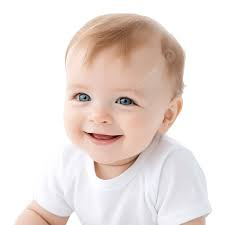
#> input picture files/baby3.jpeg, 225 x 225 px, found by its file name
$ jupyter execute demo.ipynb
#> lines starting #> are read from the running program, lines starting #| are printed output that depends on the picture; after the words box and inside, x2 and y2 are one past the last pixel; in counts of white or black regions, pixels touching at a corner belong together
[cell 1]
import cv2

[cell 2]
img = cv2.imread('/home/devjith/Luminar/Deep Learning/files/baby3.jpeg')
#> img is the input picture: shape (225, 225, 3); mean B, G, R 218.8, 223.4, 234.9
img

[cell 3]
cv2.imshow('Baby image', img)
cv2.waitKey(10000)
cv2.destroyAllWindows()

[cell 4]
gray_image = cv2.imread('/home/devjith/Luminar/Deep Learning/files/baby3.jpeg',cv2.IMREAD_GRAYSCALE)
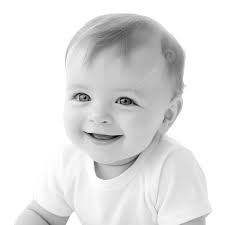
#> gray_image: shape (225, 225); min 0, max 255, mean 226.3
gray_image.shape
#> Out = (225, 225)

[cell 5]
cv2.imshow('Gray baby',gray_image)
cv2.waitKey(5000)
cv2.destroyAllWindows()

[cell 6]
# cv2.imwrite('baby_gray.png',gray_image)

[cell 7]
ret,binary_image = cv2.threshold(gray_image,90,255,cv2.THRESH_BINARY)
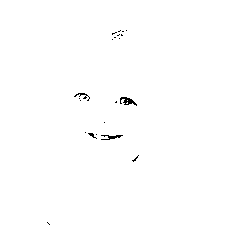
#> binary_image: shape (225, 225); 99.5% white; black in thin lines or dots, all inside (x1, y1, x2, y2) = (47, 30, 139, 225)
cv2.imshow('Binary',binary_image)
cv2.waitKey(3000)
cv2.destroyAllWindows()
ret

[cell 8]
ret,binary_image = cv2.threshold(gray_image,90,255,cv2.THRESH_OTSU)
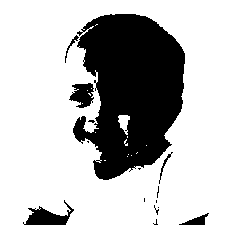
#> binary_image: shape (225, 225); 72.1% white; 15 black regions (9 under 20 px), largest, box (x1, y1, x2, y2) and area: (73, 14, 185, 180) 12796, (23, 200, 74, 225) 566, (69, 83, 94, 108) 410, (179, 213, 209, 225) 153, (65, 35, 79, 63) 63, (159, 152, 173, 184) 63
#> ret = 210
cv2.imshow('Binary',binary_image)
cv2.waitKey(3000)
cv2.destroyAllWindows()
ret
#> Out = 210

[cell 9]
import matplotlib.pyplot as plt
img2 = cv2.cvtColor(img,cv2.COLOR_BGR2RGB)
plt.imshow(img2)

$ run again, with files/baby2.jpeg copied over files/baby3.jpeg
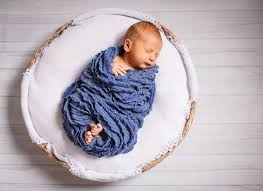
#> input picture files/baby2.jpeg, 263 x 191 px, found by its file name
#> img is the input picture: shape (191, 263, 3); mean B, G, R 183.2, 174.8, 183.4
#> `ret,binary_image = cv2.threshold(gray_image,90,255,cv2.THRESH_BINARY)`:
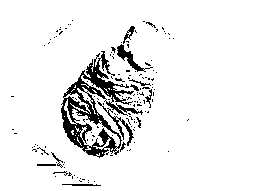
#> binary_image: shape (191, 263); 92.4% white; 144 black regions (130 under 20 px), largest, box (x1, y1, x2, y2) and area: (61, 51, 143, 158) 2620, (117, 44, 153, 72) 242, (97, 101, 134, 146) 208
#> `ret,binary_image = cv2.threshold(gray_image,90,255,cv2.THRESH_OTSU)`:
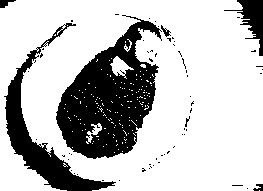
#> binary_image: shape (191, 263); 75.1% white; 65 black regions (58 under 20 px), largest, box (x1, y1, x2, y2) and area: (56, 15, 162, 159) 7990, (4, 23, 116, 191) 3391, (224, 0, 263, 56) 771
#> ret = 152

$ run again, with files/baby4.jpeg copied over files/baby3.jpeg
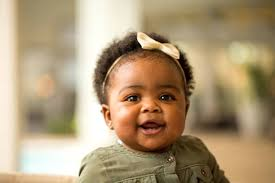
#> input picture files/baby4.jpeg, 275 x 183 px, found by its file name
#> img is the input picture: shape (183, 275, 3); mean B, G, R 120.1, 152.4, 173.7
#> `ret,binary_image = cv2.threshold(gray_image,90,255,cv2.THRESH_BINARY)`:
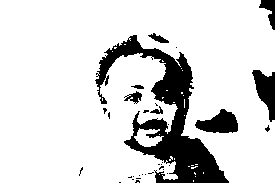
#> binary_image: shape (183, 275); 84.4% white; 33 black regions (25 under 20 px), largest, box (x1, y1, x2, y2) and area: (95, 35, 229, 183) 5862, (252, 70, 275, 122) 669, (195, 109, 238, 133) 655
#> `ret,binary_image = cv2.threshold(gray_image,90,255,cv2.THRESH_OTSU)`:
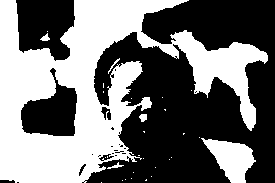
#> binary_image: shape (183, 275); 45.4% white; 30 white regions (24 under 20 px), largest, box (x1, y1, x2, y2) and area: (0, 0, 268, 183) 21319, (201, 138, 256, 183) 1333, (139, 114, 147, 122) 49, (40, 33, 50, 41) 43, (107, 162, 124, 169) 39, (108, 58, 120, 74) 32
#> ret = 159

$ run again, with files/baby.jpeg copied over files/baby3.jpeg
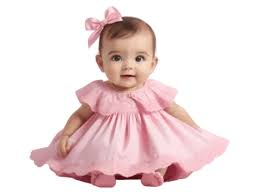
#> input picture files/baby.jpeg, 259 x 194 px, found by its file name
#> img is the input picture: shape (194, 259, 3); mean B, G, R 222.3, 222.2, 239.1
#> `ret,binary_image = cv2.threshold(gray_image,90,255,cv2.THRESH_BINARY)`:
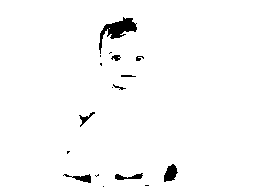
#> binary_image: shape (194, 259); 97.9% white; 17 black regions (8 under 20 px), largest, box (x1, y1, x2, y2) and area: (99, 17, 137, 54) 473, (164, 164, 178, 182) 164, (63, 174, 91, 183) 109
#> `ret,binary_image = cv2.threshold(gray_image,90,255,cv2.THRESH_OTSU)`:
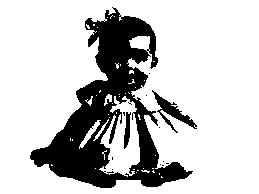
#> binary_image: shape (194, 259); 78.1% white; 15 black regions (12 under 20 px), largest, box (x1, y1, x2, y2) and area: (30, 7, 193, 188) 10355, (152, 90, 197, 133) 481, (124, 112, 131, 149) 157
#> ret = 200
